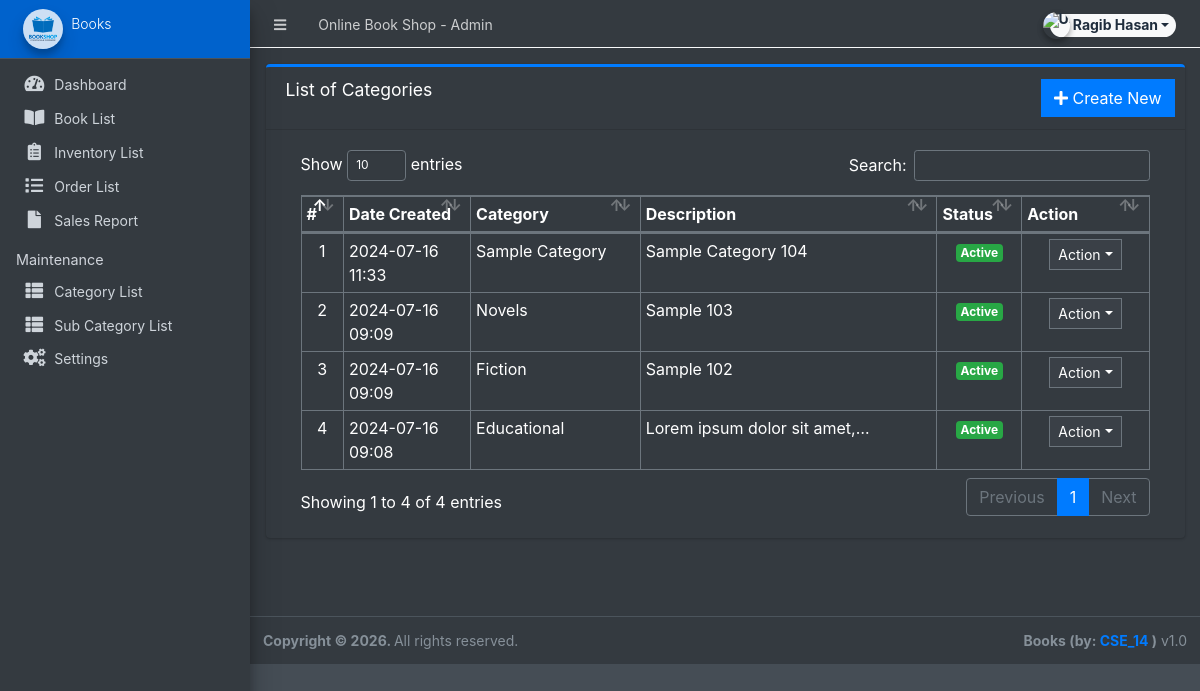
Screenshot of /admin/?page=maintenance/category (signed in) with the database file from the repository.
### tables this page shows
CREATE TABLE `categories` (
  `id` int(30) NOT NULL,
  `category` varchar(250) NOT NULL,
  `description` text DEFAULT NULL,
  `status` tinyint(1) NOT NULL DEFAULT 1,
  `date_created` datetime NOT NULL DEFAULT current_timestamp()
);

### admin/maintenance/category.php (the view, shortened to what this page needs)
<div class="card card-outline card-primary">
	<div class="card-header">
		<h3 class="card-title">List of Categories</h3>
		<div class="card-tools">
			<a href="?page=maintenance/manage_category" class="btn btn-flat btn-primary"><span class="fas fa-plus"></span>  Create New</a>
		</div>
	</div>
	<div class="card-body">
		<div class="container-fluid">
        <div class="container-fluid">
			<table class="table table-bordered table-stripped">
				<colgroup>
					<col width="5%">
					<col width="15%">
					<col width="20%">
					<col width="35%">
					<col width="10%">
					<col width="15%">
				</colgroup>
				<thead>
					<tr>
						<th>#</th>
						<th>Date Created</th>
						<th>Category</th>
						<th>Description</th>
						<th>Status</th>
						<th>Action</th>
					</tr>
				</thead>
				<tbody>
					<?php
					$i = 1;
						$qry = $conn->query("SELECT * from `categories` order by unix_timestamp(date_created) desc ");
						while($row = $qry->fetch_assoc()):
                            $row['description'] = strip_tags(stripslashes(html_entity_decode($row['description'])));
					?>
						<tr>
							<td class="text-center"><?php echo $i++; ?></td>
							<td><?php echo date("Y-m-d H:i",strtotime($row['date_created'])) ?></td>
							<td><?php echo $row['category'] ?></td>
							<td ><p class="truncate-1 m-0"><?php echo $row['description'] ?></p></td>
							<td class="text-center">
                                <?php if($row['status'] == 1): ?>
                                    <span class="badge badge-success">Active</span>
                                <?php else: ?>
                                    <span class="badge badge-danger">Inactive</span>
                                <?php endif; ?>
                            </td>
							<td align="center">
								 <button type="button" class="btn btn-flat btn-default btn-sm dropdown-toggle dropdown-icon" data-toggle="dropdown">
				                  		Action
				                  </button>
							</td>
						</tr>
					<?php endwhile; ?>
				</tbody>
			</table>
		</div>
		</div>
	</div>
</div>

### rows the page displays
categories: date_created "2024-07-16 11:33", category "Sample Category", description "Sample Category 104", status "Active"
categories: date_created "2024-07-16 09:09", category "Novels", description "Sample 103", status "Active"
categories: date_created "2024-07-16 09:09", category "Fiction", description "Sample 102", status "Active"
categories: date_created "2024-07-16 09:08", category "Educational", description "Lorem ipsum dolor sit…", status "Active"

### other values shown
$_settings->info('name') "Online Book Shop"
$_settings->userdata('firstname').' '.$_settings->userdata('lastname') "Ragib Hasan"
$_settings->info('short_name') "Books"
